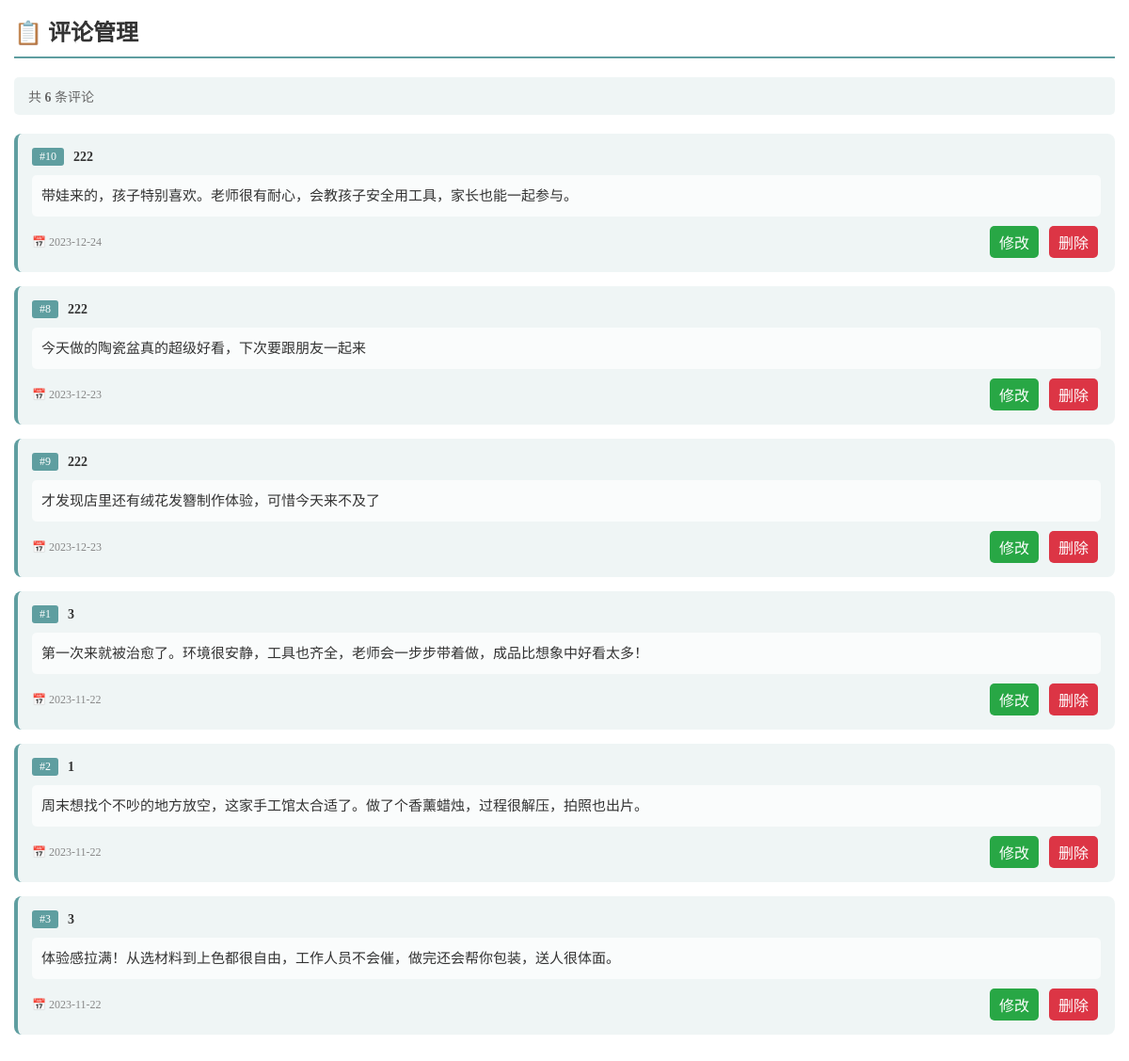
The page /后台界面/comment/index.php (signed in) on the database its author committed.
### tables this page shows
CREATE TABLE IF NOT EXISTS `comment` (
  `id` int(10) NOT NULL AUTO_INCREMENT,
  `username` int(11) NOT NULL,
  `content` text NOT NULL,
  `time` date NOT NULL DEFAULT current_timestamp(),
  `uid` int(11) NOT NULL,
  PRIMARY KEY (`id`)
);

### 后台界面/comment/index.php (the view, shortened to what this page needs)
<?php
include '../../public/common/config.php';
$sql = "SELECT * FROM comment ORDER BY time DESC";
$rst = mysqli_query($conn, $sql);
?>
<!doctype html>
<html lang="zh-CN">
<head>
    <link rel="stylesheet" href="../public/css/index.css">
</head>
<body>
    <div class="comment1">
        <h4 class="page-title">📋 评论管理</h4>
        <div class="stats">
            共 <strong><?php echo $rst->num_rows; ?></strong> 条评论
        </div>
        <?php
        if ($rst->num_rows > 0) {
            while ($row = mysqli_fetch_assoc($rst)) {
                echo "
                <div class='messege'>
                    <div class='user'>
                        <div class='user-info'>
                            <span class='comment-id'>#{$row['id']}</span>
                            <span class='username'>" . htmlspecialchars($row['username'], ENT_QUOTES, 'UTF-8') . "</span>
                        </div>
                    </div>
                    <div class='comment-content'>" . htmlspecialchars($row['content'], ENT_QUOTES, 'UTF-8') . "</div>
                    <div class='comment-footer'>
                        <span class='comment-time'>📅 {$row['time']}</span>
                        <div class='comment-actions'>
                            <a href='javascript:void(0)' class='edit' onclick=\"openEditModal({$row['id']}, '" . htmlspecialchars($row['content'], ENT_QUOTES, 'UTF-8') . "')\">修改</a>
                            <a href='delete.php?id={$row['id']}' class='delete' onclick=\"return confirm('确定要删除这条评论吗？')\">删除</a>
                        </div>
                    </div>
                </div>";
            }
        } else {
            echo "<div class='no-data'>暂无评论数据</div>";
        }
        ?>
    </div>
</body>
</html>

### 后台界面/public/css/index.css (style rules this page uses)
* { margin:0px; padding:0px; font-family: 微软雅黑; }
a { text-decoration: none; background: rgb(60, 105, 103); color:#fff; border-radius:5px; padding:5px; }

### 后台界面/comment/index.php (style rules this page uses)
a { text-decoration: none; background: rgb(60, 105, 103); color: #fff; border-radius: 5px; padding: 5px 10px; margin: 0 3px; display: inline-block; }
a.delete { background: #dc3545; }
a.edit { background: #28a745; }
.comment1 { float: left; width: 100%; padding: 15px; box-sizing: border-box; }
.page-title { font-size: 24px; color: #333; margin-bottom: 20px; padding-bottom: 10px; border-bottom: 2px solid #5F9EA0; }
.messege { margin: 15px 0; padding: 15px; background-color: rgba(95, 158, 160, 0.1); border-radius: 8px; border-left: 4px solid #5F9EA0; }
.user { margin-bottom: 8px; display: flex; align-items: center; justify-content: space-between; }
.user-info { display: flex; align-items: center; }
.comment-id { background: #5F9EA0; color: white; padding: 2px 8px; border-radius: 3px; font-size: 12px; margin-right: 10px; }
.username { font-size: 14px; color: #333; font-weight: bold; }
.comment-content { font-size: 15px; color: #333; line-height: 1.6; margin: 10px 0; padding: 10px; background: rgba(255, 255, 255, 0.7); border-radius: 5px; word-wrap: break-word; word-break: break-all; }
.comment-footer { display: flex; justify-content: space-between; align-items: center; margin-top: 10px; }
.comment-time { font-size: 12px; color: #888; }
.comment-actions { display: flex; gap: 5px; }
.stats { margin-bottom: 20px; padding: 10px 15px; background: rgba(95, 158, 160, 0.1); border-radius: 5px; font-size: 14px; color: #666; }

### rows shown on the page
comment: id "10", username "222", content "带娃来的，孩子特别喜欢。老师很有耐心，会教孩子安全用工具，家长也能一起参与。", time "2023-12-24"
comment: id "8", username "222", content "今天做的陶瓷盆真的超级好看，下次要跟朋友一起来", time "2023-12-23"
comment: id "9", username "222", content "才发现店里还有绒花发簪制作体验，可惜今天来不及了", time "2023-12-23"
comment: id "1", username "3", content "第一次来就被治愈了。环境很安静，工具也齐全，老师会一步步带着做，成品比想象中好看太多！", time "2023-11-22"
comment: id "2", username "1", content "周末想找个不吵的地方放空，这家手工馆太合适了。做了个香薰蜡烛，过程很解压，拍照也出片。", time "2023-11-22"
comment: id "3", username "3", content "体验感拉满！从选材料到上色都很自由，工作人员不会催，做完还会帮你包装，送人很体面。", time "2023-11-22"

### other values the page prints
$rst->num_rows "6"
